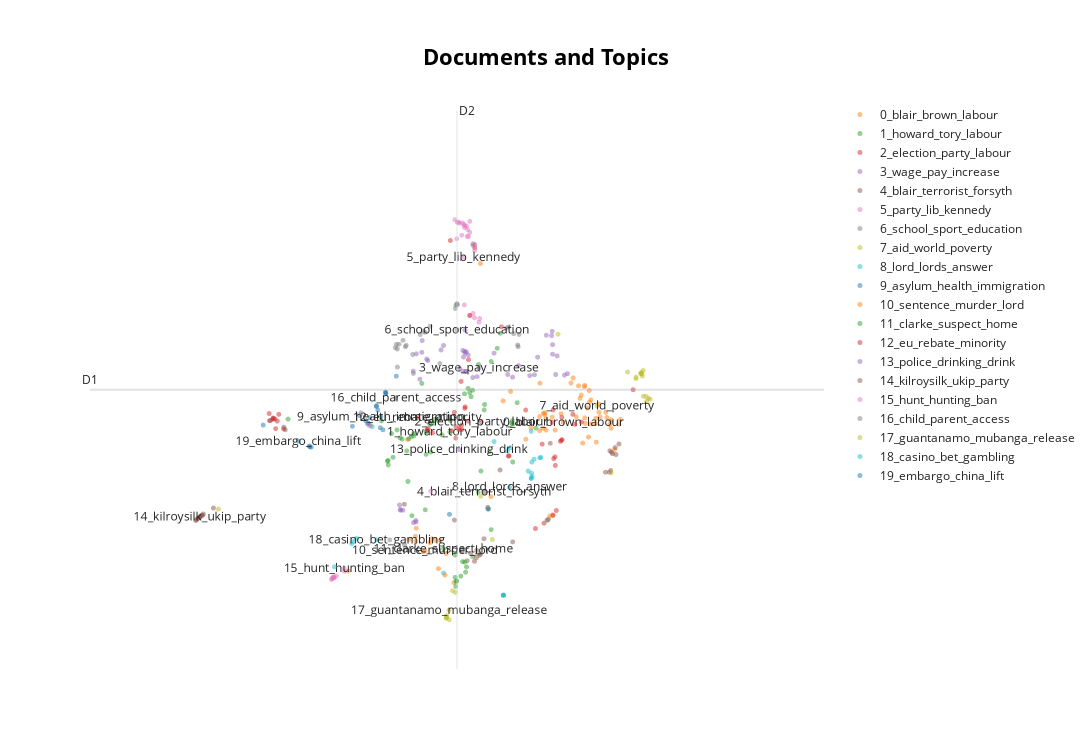

Write notebook code for a chart like this one.
### Code cell
# Visualize documents and topics
politics_results['topic_documents_map']
